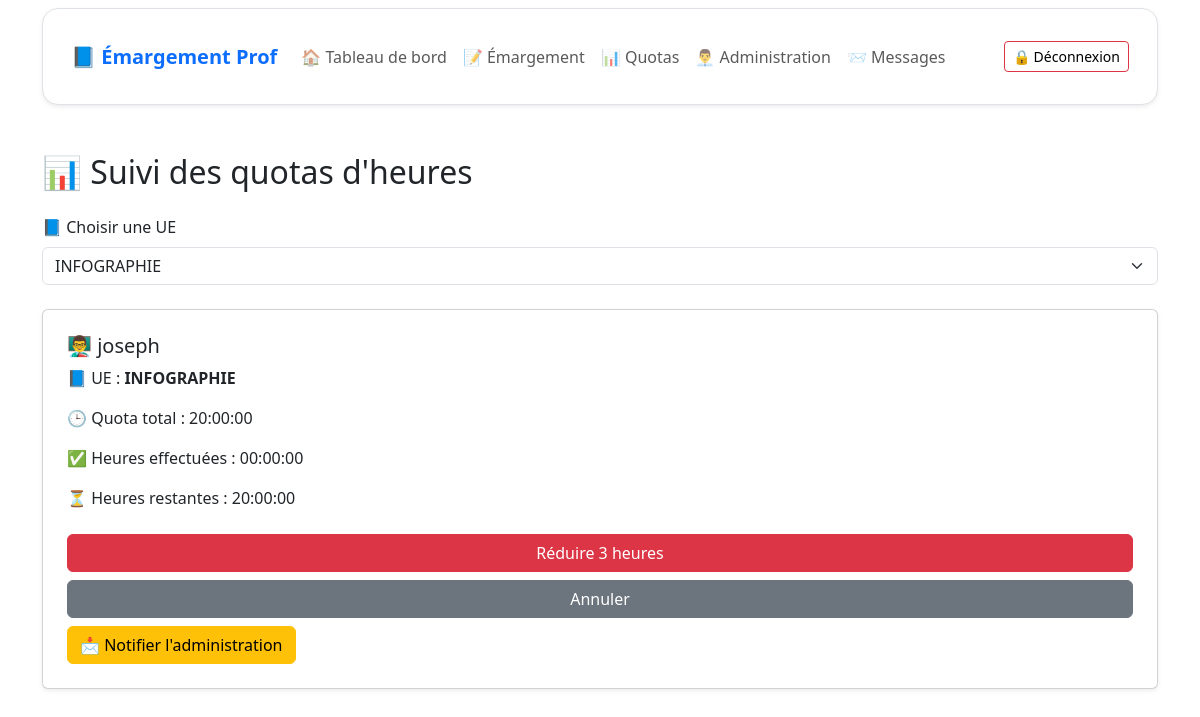
Screenshot of /exxx.php?ue=INFOGRAPHIE with the database file from the repository.
### tables this page shows
CREATE TABLE `professeurs` (
  `id` int(11) NOT NULL,
  `nom` varchar(100) DEFAULT NULL,
  `email` varchar(100) DEFAULT NULL,
  `mot_de_passe` varchar(255) DEFAULT NULL
);

CREATE TABLE `quotas` (
  `id` int(11) NOT NULL,
  `professeur_id` int(11) NOT NULL,
  `ue` varchar(100) NOT NULL,
  `quota_heures` time NOT NULL,
  `date_attribution` datetime DEFAULT current_timestamp()
);

### exxx.php (the view, shortened to what this page needs)
<?php
require_once 'config.php';
$selected_ue = $_GET['ue'] ?? null;
$prof_info = null;
$quota_total = 0;
$heures_effectuees = 0;
$ue_list = [];
$ue_query = $conn->query("SELECT DISTINCT ue FROM quotas");
if ($ue_query && $ue_query->num_rows > 0) {
    $ue_list = $ue_query->fetch_all(MYSQLI_ASSOC);
}
if ($selected_ue) {
    $stmt = $conn->prepare("SELECT p.id, p.nom, p.email FROM professeurs p
        JOIN quotas q ON p.id = q.professeur_id
        WHERE q.ue = ?");
    $stmt->bind_param("s", $selected_ue);
    $stmt->execute();
    $prof_info = $stmt->get_result()->fetch_assoc();
    if ($prof_info) {
        $stmt = $conn->prepare("SELECT quota_heures FROM quotas WHERE professeur_id = ? AND ue = ?");
        $stmt->bind_param("is", $prof_info['id'], $selected_ue);
        $stmt->execute();
        $result = $stmt->get_result()->fetch_assoc();
        $quota_total = isset($result['quota_heures']) ? strtotime($result['quota_heures']) - strtotime("00:00:00") : 0;
    }
}
function formatHeure($secondes) {
    return gmdate("H:i:s", $secondes);
}
?>
<!DOCTYPE html>
<html lang="fr">
<head>
    <link href="https://cdn.jsdelivr.net/npm/bootstrap@5.3.3/dist/css/bootstrap.min.css" rel="stylesheet">
</head>
<body>
<div class="container mt-2">
  <div class="card shadow-sm border rounded-4">
    <div class="card-body p-3">
      <nav class="navbar navbar-expand-lg navbar-light">
        <div class="container-fluid">
          <a class="navbar-brand fw-bold text-primary" href="dashboard.php">📘 Émargement Prof</a>
          <div class="collapse navbar-collapse" id="navbarNav">
            <ul class="navbar-nav me-auto mb-2 mb-lg-0">
              <li class="nav-item">
                <a class="nav-link" href="dashboard.php">🏠 Tableau de bord</a>
              </li>
              <li class="nav-item">
                <a class="nav-link" href="emargement.php">📝 Émargement</a>
              </li>
              <li class="nav-item">
                <a class="nav-link" href="quota_notification.php">📊 Quotas</a>
              </li>
              <li class="nav-item">
                <a class="nav-link" href="admin_dashboard.php">👨‍💼 Administration</a>
              </li>
              <li class="nav-item">
                <a class="nav-link" href="messages.php">📨 Messages</a>
              </li>
            </ul>
            <span class="navbar-text">
              <a href="index.php" class="btn btn-outline-danger btn-sm">🔒 Déconnexion</a>
            </span>
          </div>
        </div>
      </nav>
    </div>
  </div>
</div>
<div class="container mt-5">
    <h2 class="mb-4">📊 Suivi des quotas d'heures</h2>
    <form method="get" class="mb-4">
        <label class="form-label">📘 Choisir une UE</label>
        <select name="ue" class="form-select" onchange="this.form.submit()">
            <?php foreach ($ue_list as $ue): ?>
                <option value="<?= htmlspecialchars($ue['ue']) ?>" <?= $selected_ue === $ue['ue'] ? 'selected' : '' ?>>
                    <?= htmlspecialchars($ue['ue']) ?>
                </option>
            <?php endforeach; ?>
        </select>
    </form>
    <?php if ($prof_info): ?>
        <div class="card p-4 shadow-sm">
            <h5>👨‍🏫 <?= htmlspecialchars($prof_info['nom'] ?: $prof_info['email']) ?></h5>
            <p>📘 UE : <strong><?= htmlspecialchars($selected_ue) ?></strong></p>
            <p>🕒 Quota total : <span id="quota_total" data-seconds="<?= $quota_total ?>"><?= $quota_total > 0 ? formatHeure($quota_total) : 'Non défini' ?></span></p>
            <p>✅ Heures effectuées : <span id="heures_effectuees" data-seconds="<?= $heures_effectuees ?>"><?= formatHeure($heures_effectuees) ?></span></p>
            <p>⏳ Heures restantes : <span id="heures_restantes" data-seconds="<?= max($quota_total - $heures_effectuees, 0) ?>"><?= formatHeure(max($quota_total - $heures_effectuees, 0)) ?></span></p>
            <button type="button" class="btn btn-danger mt-2" onclick="reduireHeures()">Réduire 3 heures</button>
            <button type="button" class="btn btn-secondary mt-2" onclick="annulerReduction()">Annuler</button>
            <form method="post" action="notifier_admin.php">
                <button type="submit" class="btn btn-warning mt-2">📩 Notifier l'administration</button>
            </form>
        </div>
    <?php elseif ($selected_ue): ?>
        <div class="alert alert-danger mt-3">
            Aucun professeur trouvé pour cette UE, ou aucun quota n’a été défini.
        </div>
    <?php endif; ?>
</div>
</body>
</html>

### rows the page displays
professeurs: nom "joseph"
quotas: quota_heures "20:00:00", formatHeure(max($quota_total-$heures_effectuees,0)) "20:00:00"

### other values shown
$selected_ue "INFOGRAPHIE"
formatHeure($heures_effectuees) "00:00:00"
form field ue "INFOGRAPHIE"
